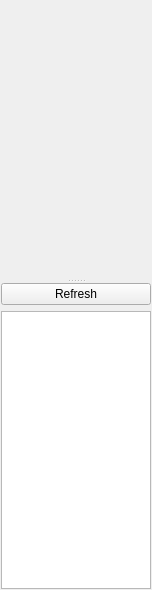
<?xml version="1.0" encoding="UTF-8"?>
<ui version="4.0">
 <class>ObjectsWidgetClass</class>
 <widget class="QWidget" name="ObjectsWidgetClass">
  <property name="geometry">
   <rect>
    <x>0</x>
    <y>0</y>
    <width>152</width>
    <height>590</height>
   </rect>
  </property>
  <property name="windowTitle">
   <string>ObjectsWidget</string>
  </property>
  <layout class="QGridLayout" name="gridLayout">
   <property name="leftMargin">
    <number>1</number>
   </property>
   <property name="topMargin">
    <number>1</number>
   </property>
   <property name="rightMargin">
    <number>1</number>
   </property>
   <property name="bottomMargin">
    <number>1</number>
   </property>
   <item row="0" column="0">
    <widget class="QSplitter" name="splitter">
     <property name="frameShape">
      <enum>QFrame::NoFrame</enum>
     </property>
     <property name="frameShadow">
      <enum>QFrame::Plain</enum>
     </property>
     <property name="lineWidth">
      <number>1</number>
     </property>
     <property name="midLineWidth">
      <number>1</number>
     </property>
     <property name="orientation">
      <enum>Qt::Vertical</enum>
     </property>
     <widget class="QWidget" name="widget" native="true">
      <property name="minimumSize">
       <size>
        <width>0</width>
        <height>200</height>
       </size>
      </property>
      <widget class="QToolButton" name="newNPCButton">
       <property name="geometry">
        <rect>
         <x>4</x>
         <y>4</y>
         <width>55</width>
         <height>54</height>
        </rect>
       </property>
       <property name="text">
        <string/>
       </property>
       <property name="icon">
        <iconset resource="MainWindow.qrc">
         <normaloff>:/MainWindow/icons/npc.png</normaloff>:/MainWindow/icons/npc.png</iconset>
       </property>
       <property name="iconSize">
        <size>
         <width>48</width>
         <height>48</height>
        </size>
       </property>
       <property name="autoRaise">
        <bool>true</bool>
       </property>
      </widget>
      <widget class="QToolButton" name="newChestButton">
       <property name="geometry">
        <rect>
         <x>56</x>
         <y>4</y>
         <width>55</width>
         <height>54</height>
        </rect>
       </property>
       <property name="text">
        <string/>
       </property>
       <property name="icon">
        <iconset resource="MainWindow.qrc">
         <normaloff>:/MainWindow/icons/chest.png</normaloff>:/MainWindow/icons/chest.png</iconset>
       </property>
       <property name="iconSize">
        <size>
         <width>48</width>
         <height>48</height>
        </size>
       </property>
       <property name="autoRaise">
        <bool>true</bool>
       </property>
      </widget>
     </widget>
     <widget class="QWidget" name="widget_2" native="true">
      <layout class="QVBoxLayout" name="verticalLayout">
       <property name="leftMargin">
        <number>0</number>
       </property>
       <property name="topMargin">
        <number>0</number>
       </property>
       <property name="rightMargin">
        <number>0</number>
       </property>
       <property name="bottomMargin">
        <number>0</number>
       </property>
       <item>
        <widget class="QPushButton" name="refreshButton">
         <property name="text">
          <string>Refresh</string>
         </property>
        </widget>
       </item>
       <item>
        <widget class="QTableView" name="objectsTable">
         <property name="editTriggers">
          <set>QAbstractItemView::NoEditTriggers</set>
         </property>
         <property name="alternatingRowColors">
          <bool>true</bool>
         </property>
         <property name="selectionMode">
          <enum>QAbstractItemView::SingleSelection</enum>
         </property>
         <property name="selectionBehavior">
          <enum>QAbstractItemView::SelectRows</enum>
         </property>
         <attribute name="horizontalHeaderMinimumSectionSize">
          <number>40</number>
         </attribute>
         <attribute name="horizontalHeaderDefaultSectionSize">
          <number>40</number>
         </attribute>
         <attribute name="horizontalHeaderHighlightSections">
          <bool>false</bool>
         </attribute>
         <attribute name="horizontalHeaderStretchLastSection">
          <bool>true</bool>
         </attribute>
         <attribute name="verticalHeaderCascadingSectionResizes">
          <bool>true</bool>
         </attribute>
        </widget>
       </item>
      </layout>
     </widget>
    </widget>
   </item>
  </layout>
 </widget>
 <layoutdefault spacing="6" margin="11"/>
 <resources>
  <include location="MainWindow.qrc"/>
 </resources>
 <connections/>
</ui>
